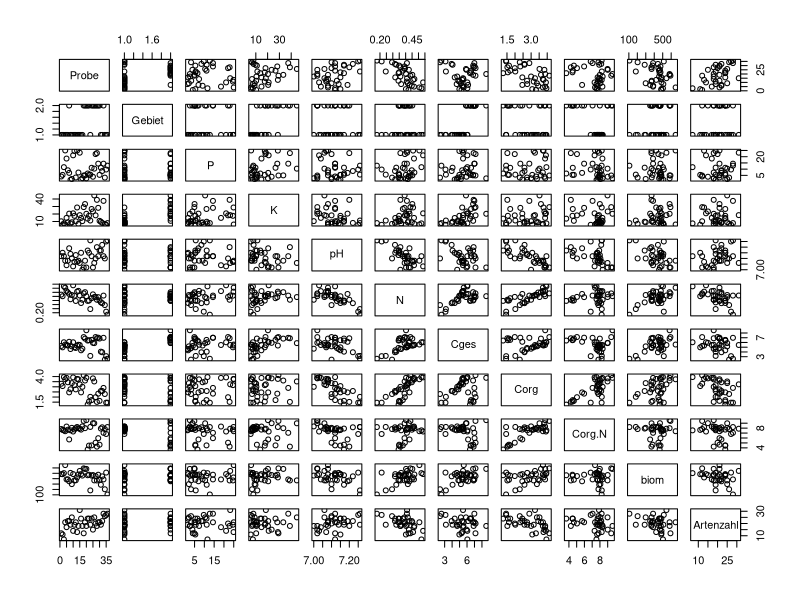
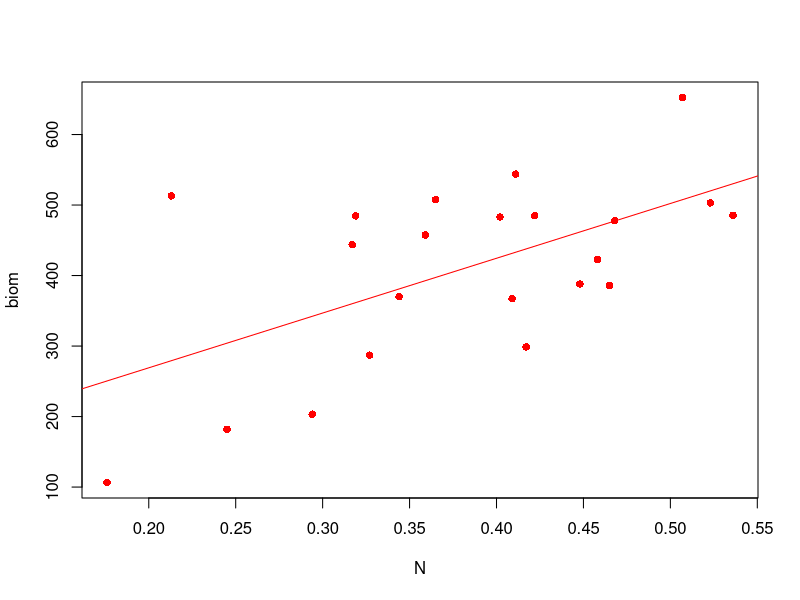
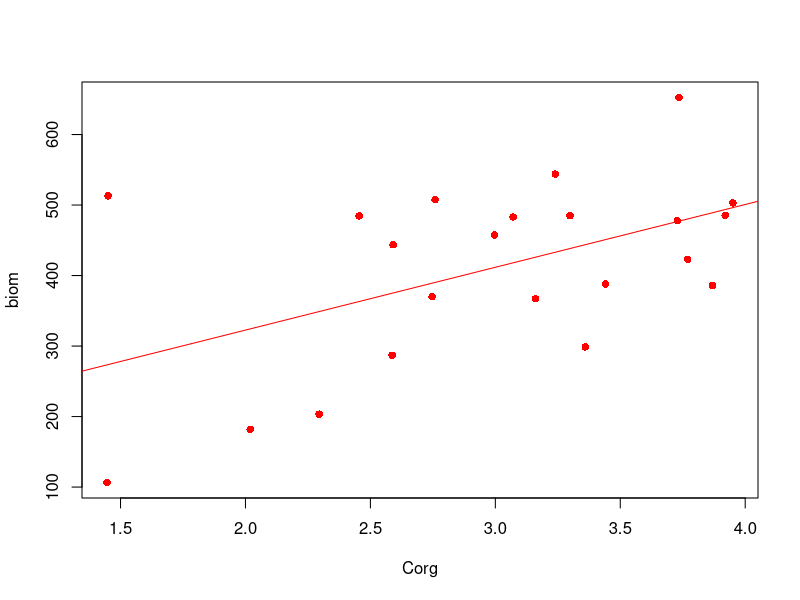
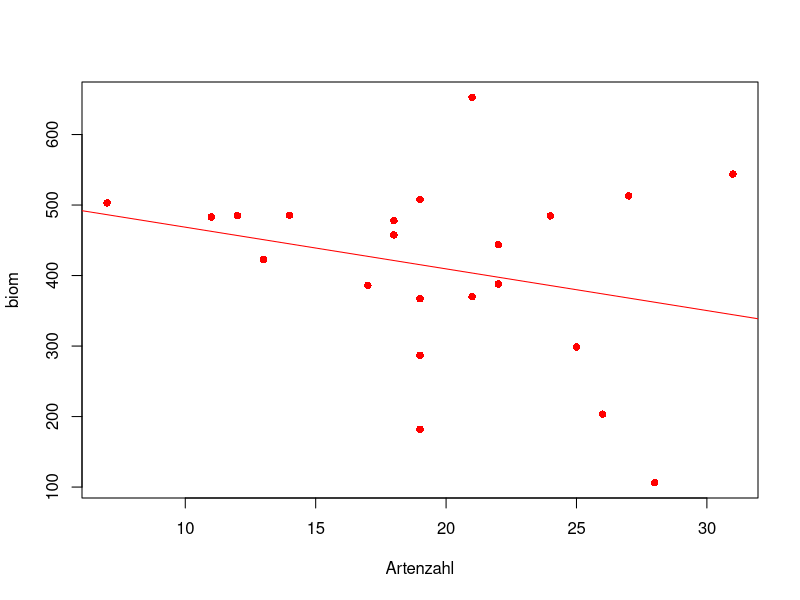
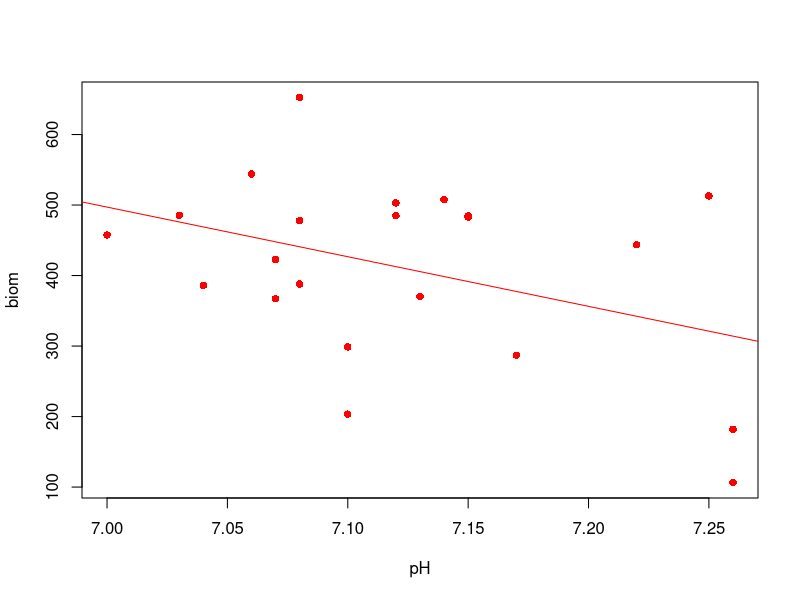
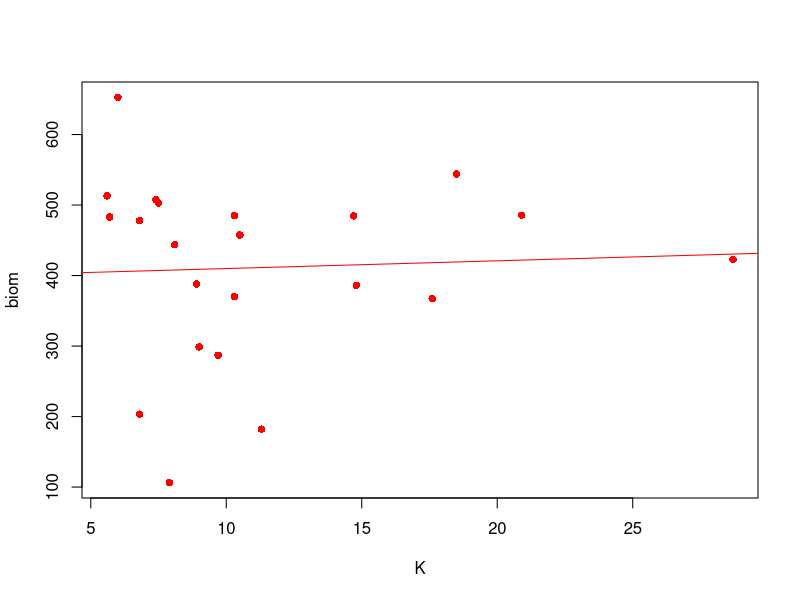
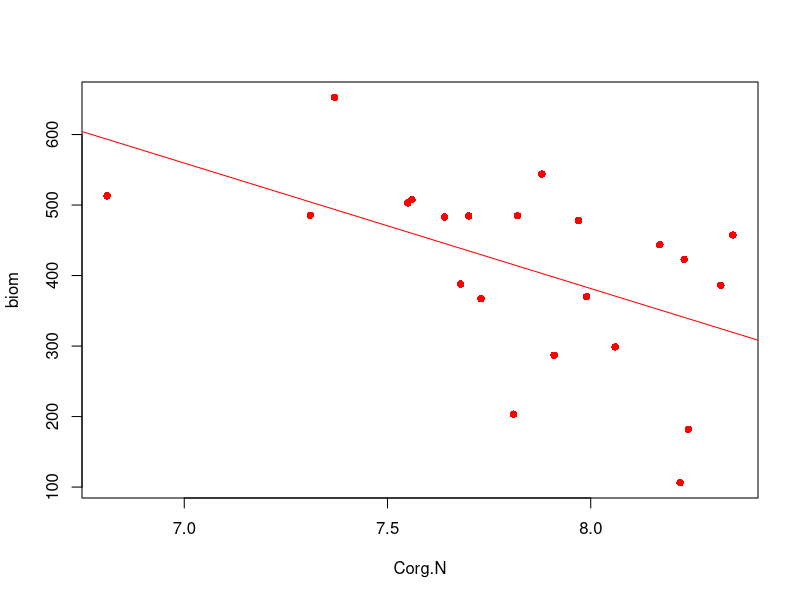
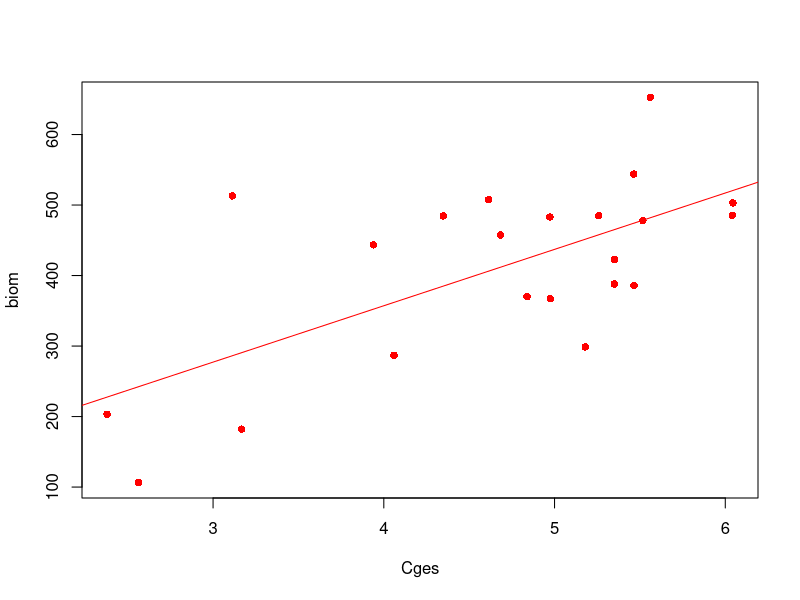

Here is the R script that generated these plots, in order: (Note: this script raises an error after producing the figures.)
################
# Datenset laden
################
# Load --------------------------------------------------------------------
set.seed(22)
data.all <- read.csv("frischwiesen.csv", sep = ";")
data.Ilmtal <- data.all[data.all$Gebiet == "Ilmtal", ]
data.Saaletal <- data.all[data.all$Gebiet == "Saaletal", ]


# Task 1 ------------------------------------------------------------------
####################################################
# 1. Leiten Sie zunaechst getrennt fuer das Saaletal
# und das Ilmtal geeignete lineare Modelle zur 
# Prognose der Biomasseproduktion her.
####################################################

# Untersuche Maße der zentralen Tendenz jeder einzelnen Variable
summary(data.all)
# Visualisieren der Variablen im Verh?ltnis:
plot(data.all)
# Jede Variable gegeneinander Plotten,
# vielversprechende Kombinationen selektieren.

### Ilmtal ###
model_ilm_N <- lm(biom~1+N, data = data.Ilmtal) # biomasse ~ Stickstoff
model_ilm_Corg <- lm(biom~1+Corg, data = data.Ilmtal) # biomasse ~Kohlenstoff
model_ilm_Artenzahl <- lm(biom~1+Artenzahl, data = data.Ilmtal) # biomasse ~ Artenzahl
model_ilm_pH <- lm(biom~1+pH, data = data.Ilmtal) # biomasse ~ pH
model_ilm_K <- lm(biom~1+K, data = data.Ilmtal) # biomasse ~ Kalium
model_ilm_Corg.N <- lm(biom~1+Corg.N, data = data.Ilmtal) # biomasse ~ Kohlenstoff/Stickstoff
model_ilm_Cges <- lm(biom~1+Cges, data = data.Ilmtal) # biomasse ~ Cges
model_ilm_P <- lm(biom~1+P, data = data.Ilmtal) # biomasse ~ P


# biomasse ~ Stickstoff
plot(biom~N, data = data.Ilmtal, col = "red", pch=16)
abline(model_ilm_N, col = "red")

# biomasse ~Kohlenstoff
plot(biom~Corg, data = data.Ilmtal, col = "red", pch=16)
abline(model_ilm_Corg, col = "red")

# biomasse ~ Artenzahl
plot(biom~Artenzahl, data = data.Ilmtal, col = "red", pch=16)
abline(model_ilm_Artenzahl, col = "red")

# biomasse ~ pH
plot(biom~pH, data = data.Ilmtal, col = "red", pch=16)
abline(model_ilm_pH, col = "red")

# biomasse ~ Kalium
plot(biom~K, data = data.Ilmtal, col = "red", pch=16)
abline(model_ilm_K, col = "red")

# biomasse ~ Corg.N
plot(biom~Corg.N, data = data.Ilmtal, col = "red", pch=16)
abline(model_ilm_Corg.N, col = "red")

# biomasse ~ Cges
plot(biom~Cges, data = data.Ilmtal, col = "red", pch=16)
abline(model_ilm_Cges, col = "red")


### Saaletal ###
model_saale_N <- lm(biom~1+N, data = data.Saaletal) # biomasse ~ Stickstoff
model_saale_Corg <- lm(biom~1+Corg, data = data.Saaletal) # biomasse ~Kohlenstoff
model_saale_Artenzahl <- lm(biom~1+Artenzahl, data = data.Saaletal) # biomasse ~ Artenzahl
model_saale_pH <- lm(biom~1+pH, data = data.Saaletal) # biomasse ~ pH
model_saale_K <- lm(biom~1+K, data = data.Saaletal) # biomasse ~ Kalium
model_saale_Corg.N <- lm(biom~1+Corg.N, data = data.Saaletal) # biomasse ~ Kohlenstoff/Stickstoff
model_saale_Cges <-  lm(biom~1+Cges, data = data.Saaletal) # biomasse ~ Cges
model_saale_P <- lm(biom~1+P, data = data.Saaletal) # biomasse ~ Phosphor

# biomasse ~ Stickstoff
plot(biom~N, data = data.Saaletal, col = "darkgreen", pch=16)
abline(model_saale_N, col = "darkgreen")

# biomasse ~Kohlenstoff
plot(biom~Corg, data = data.Saaletal, col = "darkgreen", pch=16)
abline(model_saale_Corg, col = "darkgreen")

# biomasse ~ Artenzahl
plot(biom~Artenzahl, data = data.Saaletal, col = "darkgreen", pch=16)
abline(model_saale_Artenzahl, col = "darkgreen")

# biomasse ~ pH
plot(biom~pH, data = data.Saaletal, col = "darkgreen", pch=16)
abline(model_saale_pH, col = "darkgreen")

# biomasse ~ Kalium
plot(biom~K, data = data.Saaletal, col = "darkgreen", pch=16)
abline(model_saale_K, col = "darkgreen")

# biomasse ~ Corg.N
plot(biom~Corg.N, data = data.Saaletal, col = "darkgreen", pch=16)
abline(model_saale_Corg.N, col = "darkgreen")

# biomasse ~ Cges
plot(biom~Cges, data = data.Saaletal, col = "darkgreen", pch=16)
abline(model_saale_Cges, col = "darkgreen")

# biomasse ~ P
plot(biom~P, data = data.Saaletal, col = "darkgreen", pch=16)
abline(model_saale_P, col = "darkgreen")


# Combined Plots ----------------------------------------------------------
#########################
### Kombinierte Plots ###
#########################
ylow <- 0

# biomasse ~ Stickstoff
model_all_N <- lm(biom~1+N, data = data.all)
plot(biom~N, data = data.Saaletal, col = "darkgreen", pch=16, ylim=c(ylow,600), xlim=c(0.1,0.6))
par(new=TRUE)
plot(biom~N, data = data.Ilmtal, col = "red", pch=16, ann=FALSE, axes=FALSE, ylim=c(ylow,600), xlim=c(0.1,0.6))
abline(model_saale_N, col = "darkgreen")
abline(model_ilm_N, col = "red")
abline(model_all_N, col = "black", lwd=2)
title(main ="Biomasse ~ Stickstoff (N)")
legend(.45,200, legend=c("Ilmtal","Saaletal"), fill = c("red", "darkgreen"), border = FALSE, bty="n")

# biomasse ~ Kohlenstoff
model_all_Corg <- lm(biom~1+Corg, data = data.all)
plot(biom~Corg, data = data.Saaletal, col = "darkgreen", pch=16, ylim=c(ylow,600), xlim=c(1,4.5))
par(new=TRUE)
plot(biom~Corg, data = data.Ilmtal, col = "red", pch=16, ann=FALSE, axes=FALSE, ylim=c(ylow,600), xlim=c(1,4.5))
abline(model_ilm_Corg, col = "red")
abline(model_saale_Corg, col = "darkgreen")
abline(model_all_Corg, col = "black", lwd=2)
title(main ="Biomasse ~ Kohlenstoff (Corg)")
legend(3.5,200, legend=c("Ilmtal","Saaletal"), fill = c("red", "darkgreen"), border = FALSE, bty="n")

# biomasse ~ Artenzahl
model_all_Artenzahl <- lm(biom~1+Artenzahl, data = data.all)
plot(biom~Artenzahl, data = data.Saaletal, col = "darkgreen", pch=16,  ylim=c(ylow,600), xlim=c(7,31))
par(new=TRUE)
plot(biom~Artenzahl, data = data.Ilmtal, col = "red", pch=16, ylim=c(ylow,600), xlim=c(7,31))
abline(model_saale_Artenzahl, col = "darkgreen")
abline(model_ilm_Artenzahl, col = "red")
abline(model_all_Artenzahl, col = "black", lwd=2)
title(main ="Biomasse ~ Artenzahl")
legend(7,200, legend=c("Ilmtal","Saaletal"), fill = c("red", "darkgreen"), border = FALSE, bty="n")


# biomasse ~ pH
model_all_pH <- lm(biom~1+pH, data = data.all)
plot(biom~pH, data = data.Saaletal, col = "darkgreen", pch=16, ylim=c(ylow,600), xlim=c(7,7.26))
par(new=TRUE)
plot(biom~pH, data = data.Ilmtal, col = "red", pch=16, ylim=c(ylow,600), xlim=c(7,7.26))
abline(model_saale_pH, col = "darkgreen")
abline(model_ilm_pH, col = "red")
abline(model_all_pH, col = "black", lwd=2)
title(main ="Biomasse ~ pH")
legend(7,200, legend=c("Ilmtal","Saaletal"), fill = c("red", "darkgreen"), border = FALSE, bty="n")


# biomasse ~ Kalium
model_all_K <- lm(biom~1+K, data = data.all)
plot(biom~K, data = data.Saaletal, col = "darkgreen", pch=16, ylim=c(ylow,600), xlim=c(5.6, 44.8))
par(new=TRUE)
plot(biom~K, data = data.Ilmtal, col = "red", pch=16, ylim=c(ylow,600), xlim=c(5.6, 44.8))
abline(model_ilm_K, col = "red")
abline(model_saale_K, col = "darkgreen")
abline(model_all_K, col = "black", lwd=2)
title(main ="Biomasse ~ Kalium (K)")
legend(33,200, legend=c("Ilmtal","Saaletal"), fill = c("red", "darkgreen"), border = FALSE, bty="n")


# biomasse ~ Corg.N
model_all_Corg.N <- lm(biom~1+Corg.N, data = data.all)
plot(biom~Corg.N, data = data.Saaletal, col = "darkgreen", pch=16, ylim=c(ylow,600), xlim=c(3.66, 9.62))
par(new=TRUE)
plot(biom~Corg.N, data = data.Ilmtal, col = "red", pch=16, ylim=c(ylow,600), xlim=c(3.66, 9.62))
abline(model_ilm_Corg.N, col = "red")
abline(model_saale_Corg.N, col = "darkgreen")
abline(model_all_Corg.N, col = "black", lwd=2)
title(main ="Biomasse ~ Kohlenstoff/Stickstoff (Corg.N)")
legend(3.5,200, legend=c("Ilmtal","Saaletal"), fill = c("red", "darkgreen"), border = FALSE, bty="n")


# biomasse ~ Cges
model_all_Cges <- lm(biom~1+Cges, data = data.all)
plot(biom~Cges, data = data.Saaletal, col = "darkgreen", pch=16, ylim=c(ylow,600), xlim=c(2.379, 8.576))
par(new=TRUE)
plot(biom~Cges, data = data.Ilmtal, col = "red", pch=16, ylim=c(ylow,600), xlim=c(2.379, 8.576))
abline(model_ilm_Cges, col = "red")
abline(model_saale_Cges, col = "darkgreen")
abline(model_all_Cges, col = "black", lwd=2)
title(main ="Biomasse ~ Kohlenstoff-Gesamt (Cges)")
legend(6.6,200, legend=c("Ilmtal","Saaletal"), fill = c("red", "darkgreen"), border = FALSE, bty="n")


# biomasse ~ Phosphor
model_all_P <- lm(biom~1+P, data = data.all)
plot(biom~P, data = data.Saaletal, col = "darkgreen", pch=16, ylim=c(ylow,600), xlim=c(1.4, 25))
par(new=TRUE)
plot(biom~P, data = data.Ilmtal, col = "red", pch=16, ylim=c(ylow,600), xlim=c(1.4, 25))
abline(model_ilm_P, col = "red")
abline(model_saale_P, col = "darkgreen")
abline(model_all_P, col = "black", lwd=2)
title(main ="Biomasse ~ Phosphor (P)")
legend(18,200, legend=c("Ilmtal","Saaletal"), fill = c("red", "darkgreen"), border = FALSE, bty="n")


# Task 2 ------------------------------------------------------------------
####################################################
# 2. Analysieren Sie dann beide Teildatensaetze gemeinsam
# und untersuchen Sie insbesondere das Vorliegen von 
# Wechselwirkungen, d.h. unterschiedliche quantitative 
# Effekte der Einflussgroessen in den beiden Untersuchungsgebieten.
####################################################
interactions <- function(area, name) {
  column_names <- c('P','K','pH', 'N', 'Cges', 'Corg', 'Corg.N', 'Artenzahl')
  for(i in column_names) {
    area.sorted <- area[order(area[[i]]),]  #sort
    for(j in column_names) {
      if(i != j) {
        area.first <- area.sorted[1:ceiling(nrow(area)/2),]
        area.second <- area.sorted[(ceiling((nrow(area)/2))+1):nrow(area),]
        
        xlow <- min(area[[j]])
        xhigh <- max(area[[j]])
        lmformula <- as.formula(paste("biom~1+",j, sep=""))
        plottitle <- paste(name,": ", i, " against ",j, sep="")
        subtitle <- paste("red = high values, green = low values")
        
        model_first <- lm(lmformula, data = area.first)
        model_second <- lm(lmformula, data = area.second)
        plot(lmformula, data = area.first, 
             col = "darkgreen", 
             pch=16, 
             ylim=c(0,600), 
             xlim=c(xlow, xhigh), 
             main = plottitle, 
             sub = subtitle)
        par(new=TRUE)
        plot(lmformula, data = area.second, 
             col = "red", 
             pch=16, 
             ylim=c(0,600), 
             xlim=c(xlow, xhigh))
        abline(model_first, col = "darkgreen")
        abline(model_second, col = "red")
      }
    }
  }
} #end function

interactions(data.Ilmtal, 'Ilmtal')
interactions(data.Saaletal, 'Saaletal')
interactions(data.all, 'Gesamt')


# Correlation Coefficient -------------------------------------------------------
####################################################
# Korrelationskoeffizienten der einfachen Variablen 
#################################################### 
cor_saale_N <- cor(data.Saaletal$biom, data.Saaletal$N)
cor_ilm_N <- cor(data.Ilmtal$biom, data.Ilmtal$N)
cor_all_N <- cor(data.all$biom, data.all$N)

cor_saale_Corg <- cor(data.Saaletal$biom, data.Saaletal$Corg)
cor_ilm_Corg <- cor(data.Ilmtal$biom, data.Ilmtal$Corg)
cor_all_Corg <- cor(data.all$biom, data.all$Corg)

cor_saale_Artenzahl <- cor(data.Saaletal$biom, data.Saaletal$Artenzahl)
cor_ilm_Artenzahl <- cor(data.Ilmtal$biom, data.Ilmtal$Artenzahl)
cor_all_Artenzahl <- cor(data.all$biom, data.all$Artenzahl)

cor_saale_pH <- cor(data.Saaletal$biom, data.Saaletal$pH)
cor_ilm_pH <- cor(data.Ilmtal$biom, data.Ilmtal$pH)
cor_all_pH <- cor(data.all$biom, data.all$pH)

cor_saale_K <- cor(data.Saaletal$biom, data.Saaletal$K)
cor_ilm_K <- cor(data.Ilmtal$biom, data.Ilmtal$K)
cor_all_K <- cor(data.all$biom, data.all$K)

cor_saale_P <- cor(data.Saaletal$biom, data.Saaletal$P)
cor_ilm_P <- cor(data.Ilmtal$biom, data.Ilmtal$P)
cor_all_P <- cor(data.all$biom, data.all$P)

cor_saale_Cges <- cor(data.Saaletal$biom, data.Saaletal$Cges)
cor_ilm_Cges <- cor(data.Ilmtal$biom, data.Ilmtal$Cges)
cor_all_Cges <- cor(data.all$biom, data.all$Cges)

cor_saale_Corg.N <- cor(data.Saaletal$biom, data.Saaletal$Corg.N)
cor_ilm_Corg.N <- cor(data.Ilmtal$biom, data.Ilmtal$Corg.N)
cor_all_Corg.N <- cor(data.all$biom, data.all$Corg.N)


###################################################
# Model-Selection basierend auf Mallows Cp
# Maximales Modell für Gebiete erstellen:
###################################################

# Model Selection Ilmtal --------------------------------------------------
# Korrelationskoeffizienten: Variablen untereinander verglichen, in Matrixschreibweise
vec <- c('P','K','pH', 'N', 'Cges', 'Corg', 'Corg.N', 'Artenzahl', 'biom')
cor(data.Ilmtal[,vec])
# Max-Model durch visuelles...angucken 
own_model_Ilm <- lm(biom~1+N+Corg+Cges+Corg.N:pH+(P+K+N):Artenzahl+N:P, data = data.Ilmtal)

# Best Model mit Mallows Cp
require("leaps")
ilm_bss <- regsubsets(biom~1+N+Corg+Cges+Corg.N:pH+(P+K+N):Artenzahl+N:P, data = data.Ilmtal)
summary(ilm_bss)$cp
index <- which.min(summary(ilm_bss)$cp)
summary(ilm_bss)$which[index,]
Cp_Ilm <- lm(biom~1+Cges+Corg.N:pH, data = data.Ilmtal)
summary(Cp_Ilm)

# Model Selection Saaletal ------------------------------------------------
# old: Artenzahl+N+Corg+Cges+(Corg.N)+P+pH
# new: N+Corg+Artenzahl+Corg.N+pH+P+Artenzahl:N+Corg:P+P:N+P:K
# new new: N+Corg+Artenzahl+Corg.N+P+K+N:Artenzahl+Corg:P+P:N+P:K
# Korrelationskoeffizienten: Variablen untereinander verglichen, in Matrixschreibweise
vec <- c('P','K','pH', 'N', 'Cges', 'Corg', 'Corg.N', 'Artenzahl', 'biom')
cor(data.Saaletal[,vec])
own_model_Saale <- lm(biom~1+P+pH+Cges+Corg.N+Corg+Artenzahl+P:K+P:N+N:Artenzahl+Corg:P, data = data.Saaletal)
summary(own_model_Saale)
#plot(own_model_Saale, which=1)

# Best Model mit Mallows Cp
#saale_bss <- regsubsets(biom~1+Corg+N+Cges+Artenzahl+pH+P+Artenzahl:N+Corg:P+P:N+P:K, data = data.Saaletal, nbest=1)
# K & N rausgeschmissen, da geringster Korrelationskoeffizient; einige interessante Wechselwirkungen reingenommen
saale_bss <- regsubsets(biom~1+P+pH+Cges+Corg.N+Corg+Artenzahl+P:K+P:N+N:Artenzahl+Corg:P, data = data.Saaletal)
summary(saale_bss)$cp
index <- which.min(summary(saale_bss)$cp)
summary(saale_bss)$which[index,]
Cp_Saale <- lm(biom~1+P:N+pH+Cges+Corg+Corg.N, data = data.Saaletal)
summary(Cp_Saale)

# Standardize Regression-coefficients
#library("QuantPsyc")
#lm.beta(own_model_Saale)


# Task 3 ------------------------------------------------------------------
####################################################
# 3. Vergleichen sie die Genauigkeit der Vorhersage 
# fuer Biomasse fuer das Saaletal basierend auf dem 
# separaten und dem gemeinsamem Modell.
# Verwenden sie hierbei auf geeignete Art den SPSE.
####################################################


# Model selection Gesamtdatensatz -----------------------------------------
# Best Model mit Mallows Cp (Gesamter Datensatz)
#all_bss <- regsubsets(biom~(N+Corg+Cges+Corg.N+pH+Artenzahl+P+K)*as.factor(Gebiet), data = data.all, nbest = 3)
all_bss <- regsubsets(biom~(N+Corg+Cges+pH+Artenzahl)*as.factor(Gebiet)+P:as.factor(Gebiet)+Corg.N:as.factor(Gebiet), data = data.all, nbest = 3)

data.all$Gebiet <- as.factor(data.all$Gebiet)
str(data.all)
summary(all_bss)$cp
index <- which.min(summary(all_bss)$cp)
summary(all_bss)$which[index,]
Cp_all <- lm(biom~1+N+Corg+Cges+Corg.N+as.factor(Gebiet):Corg+as.factor(Gebiet):pH, data = data.all)
summary(Cp_all)
# Visuelle Inspektion um MAximalmodell zu erstellen
Cp_all2 <- lm(biom~1+Cges+P:Gebiet+Corg.N:Gebiet+Corg, data=data.all)
summary(Cp_all2)


# SPSE-Saale --------------------------------------------------------------------
max_model_Saale <- lm(biom~1+P:N+pH+Cges+Corg+Corg.N, data = data.Saaletal)
max_RSS_Saale <- sum((data.Saaletal$biom - predict(max_model_Saale, newdata = data.Saaletal))^2)
length = dim(data.Saaletal)[1]            # data entries
sigma2.max_Saale <- max_RSS_Saale/(length - length(coef(max_model_Saale)))  # max.Modell / #entries - #predictor_variables

# SPSE-Gesamt -------------------------------------------------------------
max_model_Gesamt <- lm(biom~1+Cges+P:Gebiet+Corg.N:Gebiet+Corg, data = data.all)
max_RSS_Gesamt <- sum((data.Saaletal$biom - predict(max_model_Gesamt, newdata = data.Saaletal))^2)
length = dim(data.all)[1]            # data entries
sigma2.max_Gesamt <- max_RSS_Gesamt/(length - length(coef(max_model_Gesamt)))  # max.Modell / #entries - #predictor_variables


saale_SPSE <- max_RSS_Saale + 2*sigma2.max_Saale*length(coef(max_model_Saale))
all_SPSE <- max_RSS_Gesamt + 2*sigma2.max_Gesamt*length(coef(max_model_Gesamt))
# Saale-Modell ist besser (SPSE kleiner) zur Vorhersage des Saaletals; 
# Ilmtaldaten bringt keine zus?tzlichen Vorteile zur Vorhersage des Saaletals (keine Testdaten vorhanden)


# SIMULATION --------------------------------------------------------------
###########################################################################
# Wählen sie ein „wahres Modell“ in Anlehnung an die Ergebnisse des ersten
# Teils und eine Designmatrix, die zufällig ausgewählte Zeilen der realen
# Design-Matrix (mit Wiederholung) enthält. Simulieren Sie dann mehrfach 
# Pseudo-Beobachtungen der Zielgröße und führen Sie für die so simulierten
# Pseudo-Datensätze die Modellwahl mit Hilfe von Mallow’s Cp-Kriterium durch.
############################################################################
maxformula <- as.formula(paste("biom~1+(N+Corg+Cges+pH+Artenzahl)*Gebiet+P:Gebiet+Corg.N:Gebiet", sep=""))
lmformula <- as.formula(paste("biom~1+Corg+Cges+Corg.N:Gebiet+P:Gebiet", sep=""))
true_model <- lm(lmformula, data = data.all)
maxmodel <- lm(maxformula, data = data.all)
summary(maxmodel)



true_list <- c('Corg','Cges','GebietIlmtal:Corg.N', 'GebietSaaletal:Corg.N', 'GebietIlmtal:P', 'GebietSaaletal:P')
n <- c(50, 100, 500, 1000)
model_selection_matrix <- data.frame(matrix(0, ncol = 16, nrow = length(n)))
rownames(model_selection_matrix) <- c(50, 100, 500, 1000)
colnames(model_selection_matrix) <- c('N', 'Corg', 'Cges', 'pH', 'Artenzahl', 'GebietSaaletal',
                                      'N:GebietSaaletal', 'Corg:GebietSaaletal', 'Cges:GebietSaaletal', 'pH:GebietSaaletal', 'Artenzahl:GebietSaaletal',
                                      'GebietIlmtal:P', 'GebietSaaletal:P', 'GebietIlmtal:Corg.N', 'GebietSaaletal:Corg.N', 'true_model_included')
model_size_matrix <- data.frame(matrix(0, ncol = 15, nrow = length(n)))
rownames(model_size_matrix) <- c(50, 100, 500, 1000)
colnames(model_size_matrix) <- seq(1, 16, 1)  

row.index <- 1
for(i in n) {
  bool_model = c()
  model_count <- 0
  for(j in 1:1000) {
    data.prediction <- data.all[sample(1:dim(data.all)[1],i,replace=TRUE),]
    data.prediction$biom <- predict(true_model, newdata = data.prediction) + rnorm(i, mean = 0, sd = sd(data.all$biom))

    minCp <- regsubsets(maxformula, data = data.prediction)
    index <- which.min(summary(minCp)$cp)
    summary(minCp)$which[index,]
    # if all predictor-variables of the true model are true, then increas model_count by 1
    c(summary(minCp)$which[index,])
    bool <- all(c(summary(minCp)$which[index,])[true_list])
    if(bool == TRUE) {
      model_count <- model_count + 1
    }
    bool_model = rbind(bool_model, c(summary(minCp)$which[index,]))
    model_size_matrix[row.index, index] <-  model_size_matrix[row.index, index] + 1
  }
  model_selection_matrix[row.index,1:15] <- colSums(bool_model[,-1])
  model_selection_matrix$true_model_included[row.index] <- model_count
  row.index <- row.index+1
}

# Save Table --------------------------------------------------------------
write.csv(model_selection_matrix, file = "model_selection_matrix.csv", row.names=TRUE)
write.csv(model_size_matrix, file = "model_size_matrix.csv", row.names=TRUE)
